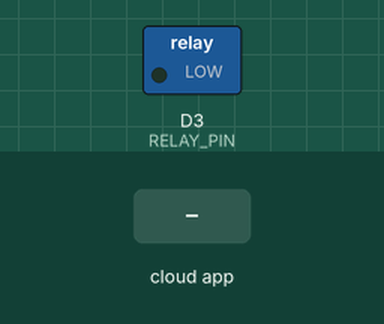
The sketch below on a simulated ESP8266 (NodeMCU). Shown: switched loads named in the sketch (green lamp = pin HIGH). Inputs (shaded band) come from the test bench. WiFi joins after 1.5 s; servers stay silent unless stated; no MQTT or app messages arrive unless stated; what the sketch prints to the serial monitor is not drawn.

Above: at 2.7 s.
2.8 s: the phone or cloud app sets infrared to 0
At 4.1 s:
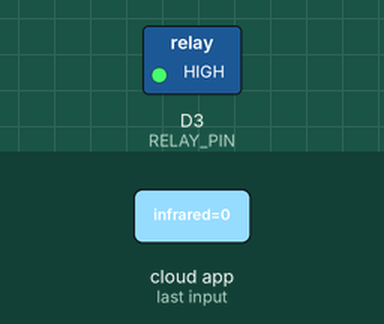
Timing chart, 0 to 5.8 s (numbered marks = the images above; inputs shaded):
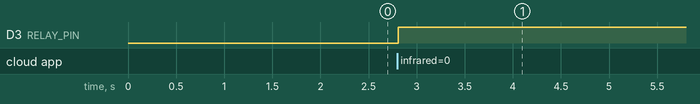

The sketch:

ituee-nodemcu-grove-relay.ino
```cpp
#include <ESP8266WiFi.h>
#include "Adafruit_MQTT.h"
#include "Adafruit_MQTT_Client.h"

// wi-fi credentials
#define WLAN_SSID "SSID"
#define WLAN_PASS "PASS"

// Adafruit IO
#define AIO_SERVER "io.adafruit.com"
#define AIO_SERVERPORT 8883 // 1883 for non-secure connection
#define AIO_USERNAME "USERNAME"
#define AIO_KEY "KEY"

// io.adafruit.com SHA1 fingerprint
static const char *fingerprint PROGMEM = "59 3C 48 0A B1 8B 39 4E 0D 58 50 47 9A 13 55 60 CC A0 1D AF";

//WiFiClient client;
WiFiClientSecure client;

// init adafruit client & topic subscription
Adafruit_MQTT_Client mqtt(&client, AIO_SERVER, AIO_SERVERPORT, AIO_USERNAME, AIO_KEY);
Adafruit_MQTT_Subscribe infrared = Adafruit_MQTT_Subscribe(&mqtt, AIO_USERNAME "/feeds/infrared");

// relay pin
#define RELAY_PIN D3

void MQTT_connect()
{
  int8_t ret;
  if (mqtt.connected())
  {
    return;
  }
  Serial.print("Connecting to MQTT... ");
  uint8_t retries = 3;
  while ((ret = mqtt.connect()) != 0)
  {
    Serial.println(mqtt.connectErrorString(ret));
    Serial.println("Retrying MQTT connection in 5 seconds...");
    mqtt.disconnect();
    delay(5000);
    retries--;
    if (retries == 0)
    {
      while (1)
        ;
    }
  }
  Serial.println("MQTT Connected!");
}

void setup()
{
  // Start serial connection
  Serial.begin(115200);
  delay(10);

  // set relay pin as output
  pinMode(RELAY_PIN, OUTPUT);

  Serial.print("Connecting to ");
  Serial.println(WLAN_SSID);

  // connect to wifi
  WiFi.begin(WLAN_SSID, WLAN_PASS);

  // loop until connected
  while (WiFi.status() != WL_CONNECTED)
  {
    delay(500);
    Serial.print(".");
  }
  Serial.println();

  Serial.println("WiFi connected");
  Serial.println("IP address: ");
  Serial.println(WiFi.localIP());

  // check the fingerprint of io.adafruit.com's SSL cert
  client.setFingerprint(fingerprint);

  // subscribe to topic for new messages
  mqtt.subscribe(&infrared);
}

int x = 260;

void loop()
{

  // always keep connected
  MQTT_connect();

  Adafruit_MQTT_Subscribe *subscription;

  // listen for new messages
  while ((subscription = mqtt.readSubscription(5000)))
  {
    if (subscription == &infrared)
    {
      // get last reading
      x = atoi((char *)infrared.lastread);
      Serial.print(F("Got: "));
      Serial.println(x);
      // if ir level is lower than 260 (sun is setting)
      // open relay
      if (x < 260)
      {
        digitalWrite(RELAY_PIN, HIGH);
      }
      else
      {
        digitalWrite(RELAY_PIN, LOW);
      }
    }
  }

  // if no ping from server, disconnect
  if (!mqtt.ping())
  {
    mqtt.disconnect();
  }
}
```

Measured:
- after the input at 2.8 s, D3 (RELAY_PIN): LOW → HIGH at once
